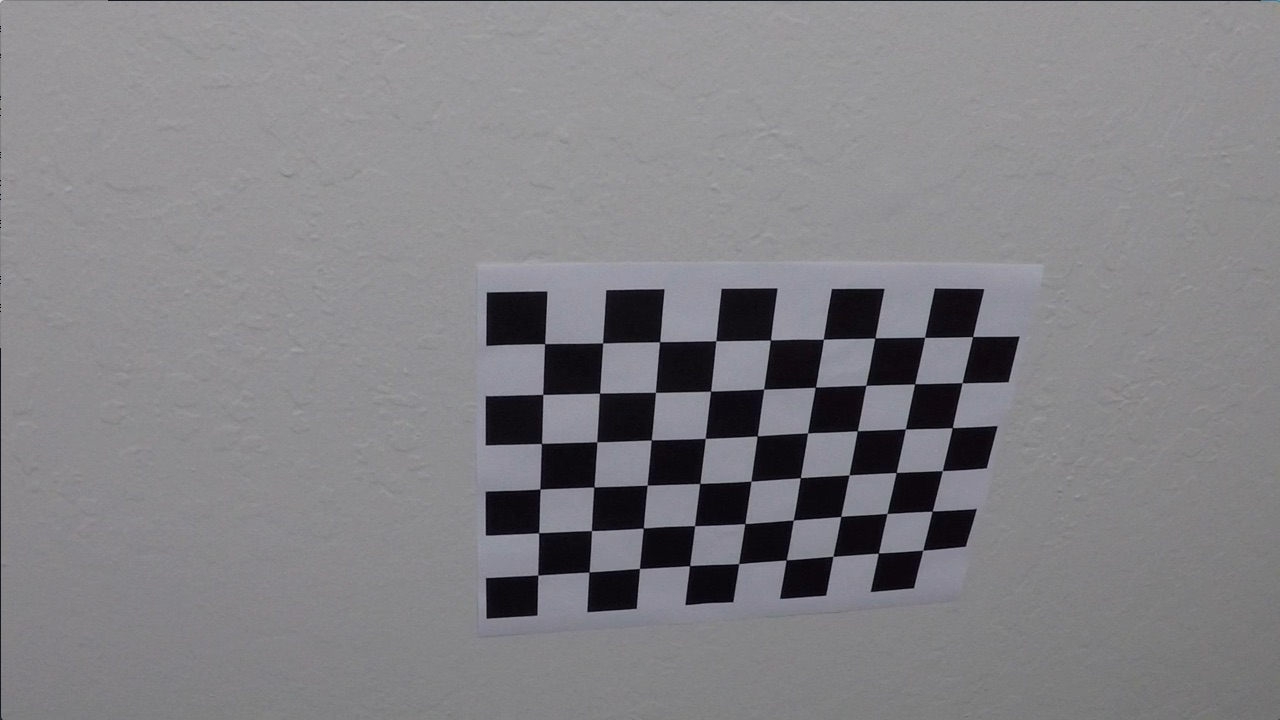
#> input picture camera_cal/calibration10.jpg, 1280 x 720 px; its folder holds only this picture in this run; the run also reads 2 pictures not shown here
$ jupyter execute --allow-errors advanced_lane_finding.ipynb   (shell and % lines are left out)   (older library calls are emulated)
#> lines starting #> are read from the running program, lines starting #| are printed output that depends on the picture
# Advanced Lane Finding Project

#### Starting the project steps...

[cell 1]
#all includes
import numpy as np
import cv2
import glob
import matplotlib.pyplot as plt
import matplotlib.image as mpimg

### Camera Calibration Requirements

**Criterea**
Briefly state how you computed the camera matrix and distortion coefficients. Provide an example of a distortion corrected calibration image.

**Specifications**
OpenCV functions or other methods were used to calculate the correct camera matrix and distortion coefficients using the calibration chessboard images provided in the repository (note these are 9x6 chessboard images, unlike the 8x6 images used in the lesson). The distortion matrix should be used to un-distort one of the calibration images provided as a demonstration that the calibration is correct. Example of undistorted calibration image is Included in the writeup (or saved to a folder).

**Implementation**
The calibration images are processed by converting the images to grayscale, then finding the chessboard corners, and saving the corners points to the array of points in image plane.
Then, the function cv2.calibrateCamera is called which calculates the matrix and the distortion coefficients to undistort any image taken with the same camera.

[cell 2]
### Calibrate camera function,
### which returns the calibration matrix and distortion coefficients
def calibrate_camera():
    objp = np.zeros((6*9,3), np.float32)
    objp[:,:2] = np.mgrid[0:9, 0:6].T.reshape(-1,2)

    # Arrays to store object points and image points from all the images.
    objpoints = [] # 3d points in real world space
    imgpoints = [] # 2d points in image plane.

    # Make a list of calibration images
    images = glob.glob('camera_cal/calibration*.jpg')
    img_size = (0,0)

    # Step through the list and search for chessboard corners
    for idx, fname in enumerate(images):
        img = cv2.imread(fname)
#> img is the input picture: shape (720, 1280, 3); mean B, G, R 133.1, 129.4, 130.2
        gray = cv2.cvtColor(img, cv2.COLOR_BGR2GRAY)

        # Find the chessboard corners
        ret, corners = cv2.findChessboardCorners(gray, (9,6), None)
#> ret = True; corners = 54 rows, first 8: [545.3, 343.1], [602.7, 342.8], [660.1, 341.3], [715.8, 340.7], [770.6, 340], [823.5, 339.2], [874.3, 338.5], [925.1, 337.4]

        # If found, add object points, image points
        if ret == True:
            objpoints.append(objp)
            imgpoints.append(corners)
            img_size = (img.shape[1], img.shape[0])

    # Do camera calibration given object points and image points
    ret, mtx, dist, rvecs, tvecs = cv2.calibrateCamera(objpoints, imgpoints, img_size, None, None)
#> ret = 0.68; mtx = [[1143.7, 0, 681.7], [0, 1109.2, 367.7], [0, 0, 1]]; dist = [[-0.515, 2.99, -0.00876, 0.00937, 1.41]]; rvecs = ([0.451, -0.252, 0.0361],); tvecs = ([-2.31, -0.422, 19.12],)

    return mtx, dist

mtx, dist = calibrate_camera()
#> dist = [[-0.515, 2.99, -0.00876, 0.00937, 1.41]]

#Example test image for one of the calibration images for undistortion
test_img = cv2.imread('camera_cal/calibration1.jpg')
#> (the rest of this cell did not finish here and is left out)

### Pipeline Steps
#### 1. Distortion-Corrected Image

**Criteria**
Provide an example of a distortion-corrected image.

**Specifications**
Distortion correction that was calculated via camera calibration has been correctly applied to each image. An example of a distortion corrected image should be included in the writeup (or saved to a folder) and submitted with the project.

**Implementation**
Having the matrix and distortion coefficients of the camera, any input image can be undistorted using the cv2.undistort function. This works on colored or grayscaled images. In our project, the undistortion step is performed on the original colored image.

[cell 3]
### Undistort image, and save result image in the given path
### returns and saves the undistorted image
def bgr2rgb(img):
    return cv2.cvtColor(img, cv2.COLOR_BGR2RGB)

def undistort_image(input_image, output_filename, mtx, dist):
    undist = cv2.undistort(input_image, mtx, dist, None, mtx)
    cv2.imwrite(output_filename, bgr2rgb(undist))
    return undist

### This is the file name which will be used for further processing
fname = "test1"
test_img = mpimg.imread('test_images/'+fname+'.jpg')
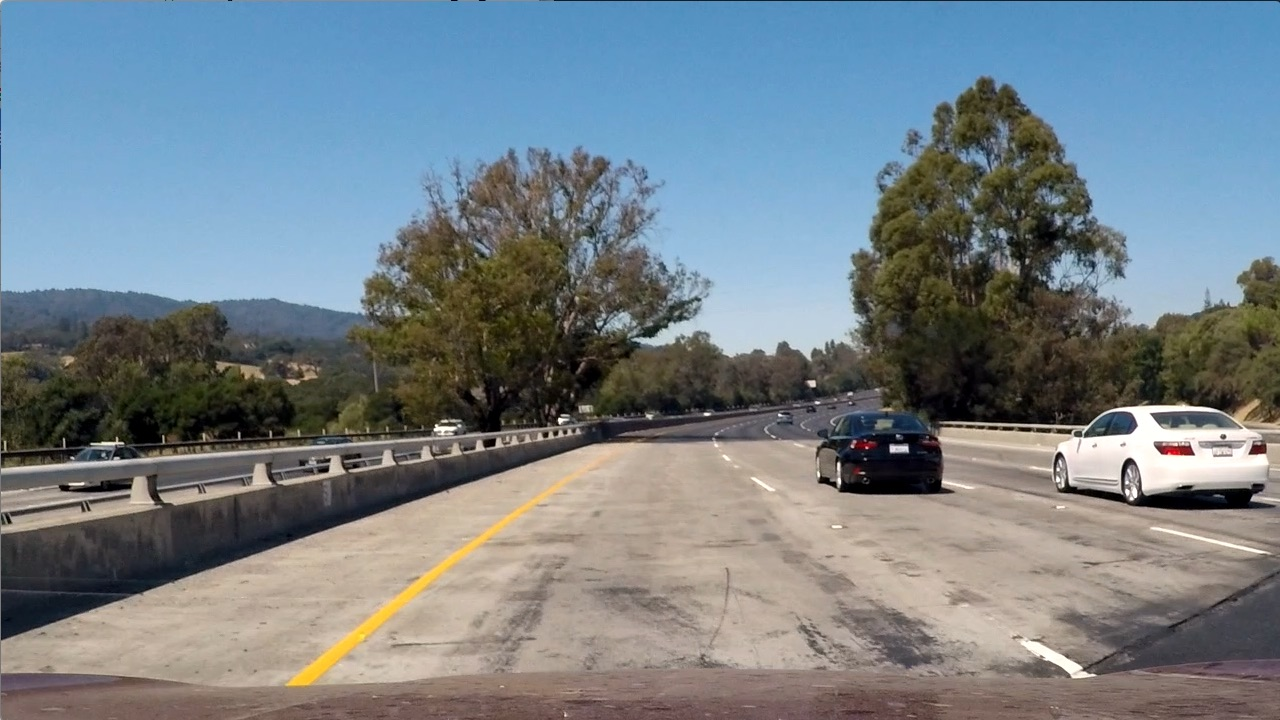
#> input picture test_images/test1.jpg, 1280 x 720 px
#> test_img is the input picture: shape (720, 1280, 3); mean R, G, B 117.5, 128.7, 135.5
#test_img = cv2.imread('test_images/test1.jpg')
undist_img = undistort_image(test_img, 'output_images/'+fname+'_undist.jpg', mtx, dist)
# [9 lines of commented-out code are left out]
f, (ax1, ax2) = plt.subplots(1, 2, figsize=(20,10))
ax1.imshow(test_img)
ax1.set_title('Original Image', fontsize=30)
ax2.imshow(undist_img)
ax2.set_title('Undistorted Image', fontsize=30)

#### 2. Gradient and Color Transformations
**Criteria**
Describe how (and identify where in your code) you used color transforms, gradients or other methods to create a thresholded binary image. Provide an example of a binary image result.

**Specifications**
A method or combination of methods (i.e., color transforms, gradients) has been used to create a binary image containing likely lane pixels. There is no "ground truth" here, just visual verification that the pixels identified as part of the lane lines are, in fact, part of the lines. Example binary images should be included in the writeup (or saved to a folder) and submitted with the project.

**Implementation**
This is a function which transforms the original undistorted image to a binary image using some filters. In the project, I used the color gradients HLS to have filtered output not depending on shades or yellow/white lanes. Then, I applied the sobel transformation for the lightness and saturation color components separately. At the end, the final combined binary image mixes the results of those thresholds to form the final binary image which is ready for the next steps.

[cell 4]
### Function to transform the image to binary image
def transform_img_to_binary(img, sobel_kernel=3, luv_thresh=(225, 255), s_thresh=(170, 255), sx_thresh=(20, 100)):
    '''
    Transforms the original undistorted image to a binary image based on combined filters
    Used filters are: Sobel transformation for Lightness and Saturation color components of the image
    '''
#> called with sobel_kernel = 15, luv_thresh = (225, 255), s_thresh = (170, 255), sx_thresh = (20, 100)
    # Apply the following steps to img
    img = np.copy(img)
    # Convert to HLS color space and separate the V channel
    hls = cv2.cvtColor(img, cv2.COLOR_RGB2HLS)
#> hls: shape (720, 1280, 3); mean of channels 0, 1, 2 50.1, 109.4, 63
    l_channel = hls[:,:,1]
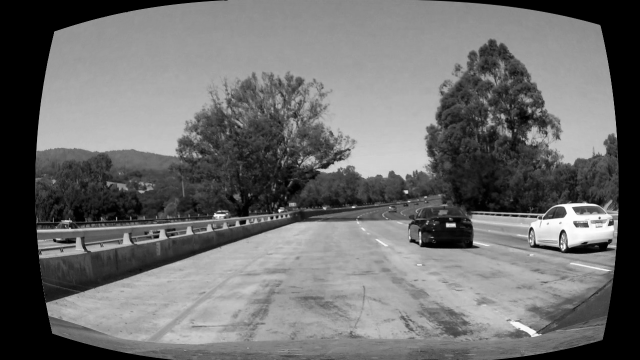
#> l_channel: shape (720, 1280) (shown at 1/2 size); min 0, max 255, mean 109.4
    s_channel = hls[:,:,2]
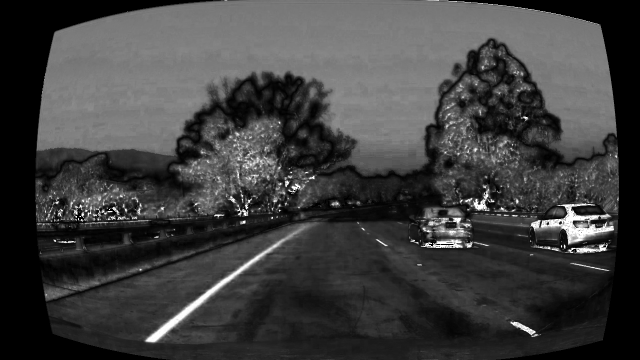
#> s_channel: shape (720, 1280) (shown at 1/2 size); min 0, max 255, mean 63

    luv = cv2.cvtColor(img, cv2.COLOR_RGB2LUV)
#> luv: shape (720, 1280, 3); mean of channels 0, 1, 2 115.6, 94.1, 130.6
    l_luv_channel = luv[:,:,0]

    lab = cv2.cvtColor(img, cv2.COLOR_RGB2LAB)
#> lab: shape (720, 1280, 3); mean of channels 0, 1, 2 116.1, 127.4, 125.2
    b_lab_channel = lab[:,:,2]

    # Sobel x
    sobelx = cv2.Sobel(l_channel, cv2.CV_64F, 1, 0) # Take the derivative in x
    abs_sobelx = np.absolute(sobelx) # Absolute x derivative to accentuate lines away from horizontal
    scaled_sobel = np.uint8(255*abs_sobelx/np.max(abs_sobelx))

    # Threshold x gradient
    sxbinary = np.zeros_like(scaled_sobel)
    sxbinary[(scaled_sobel >= sx_thresh[0]) & (scaled_sobel <= sx_thresh[1])] = 1

    # Threshold color channel
    s_binary = np.zeros_like(s_channel)
    s_binary[(s_channel >= s_thresh[0]) &
             (s_channel <= s_thresh[1])] = 1

    #Threshold LUV channel
    luv_binary = np.zeros_like(s_channel)
    luv_binary[(l_luv_channel >= luv_thresh[0]) &
             (l_luv_channel <= luv_thresh[1])] = 1

    #Threshold LAB channel
    lab_binary = np.zeros_like(s_channel)
    lab_binary[(b_lab_channel >= 155) &
             (b_lab_channel <= 200)] = 1

    # Stack each channel
    #color_binary = np.dstack(( np.zeros_like(sxbinary), sxbinary, s_binary)) * 255
    color_binary = np.dstack(( np.zeros_like(sxbinary), sxbinary, s_binary, luv_binary, lab_binary)) * 255

    # Combine the two binary thresholds
    combined_binary = np.zeros_like(sxbinary)
    combined_binary[(s_binary == 1) | (sxbinary == 1)] = 1

    return combined_binary

def normalize_binary_img(img):
    new_img = np.empty_like(img)
    cv2.normalize(img, new_img, alpha=0, beta=255, norm_type=cv2.NORM_MINMAX)
    return new_img.astype(np.uint8)

binary_img = transform_img_to_binary(undist_img, sobel_kernel=15)
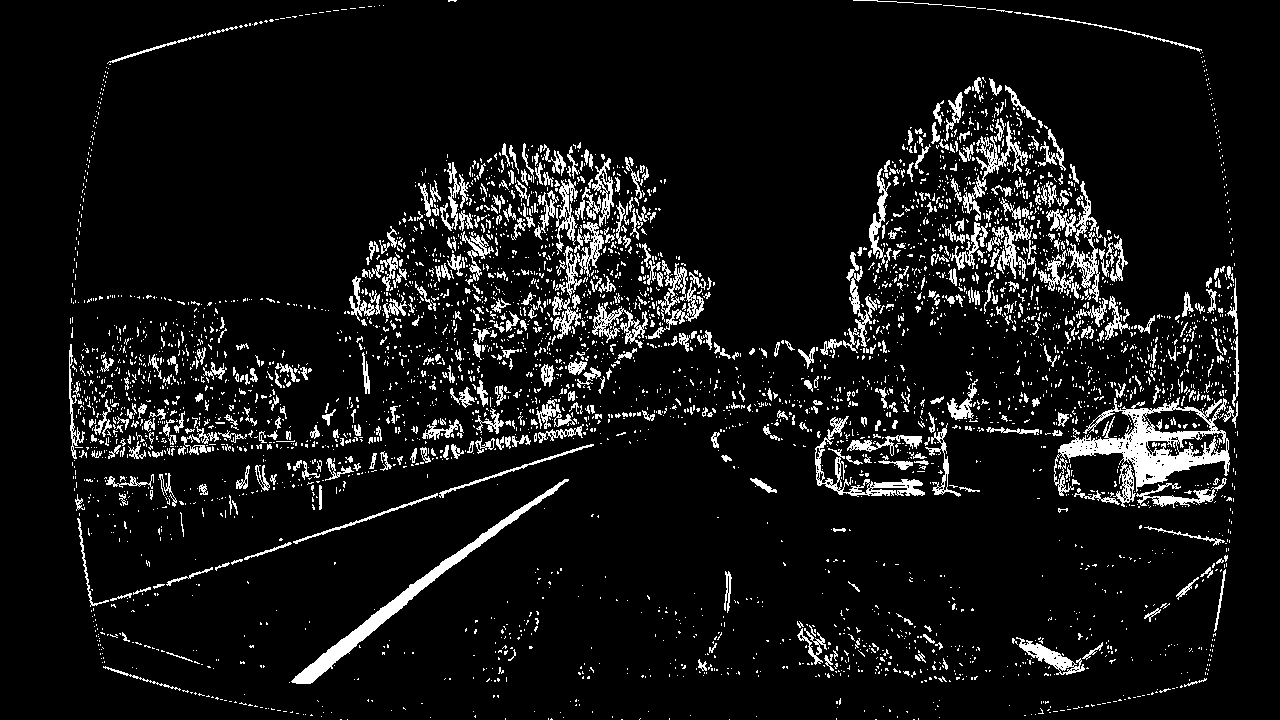
#> binary_img: shape (720, 1280); values 0 (black) and 1 (white), 8.1% white in thin lines or dots
cv2.imwrite('output_images/'+fname+'_binary.jpg', normalize_binary_img(binary_img))

# Visualize undistortion
f, (ax1, ax2) = plt.subplots(1, 2, figsize=(20,10))
ax1.imshow(test_img)
ax1.set_title('Original Image', fontsize=30)
ax2.imshow(binary_img, cmap='gray')
ax2.set_title('Binary Image', fontsize=30)
#> (the rest of the program and of its run is left out)
